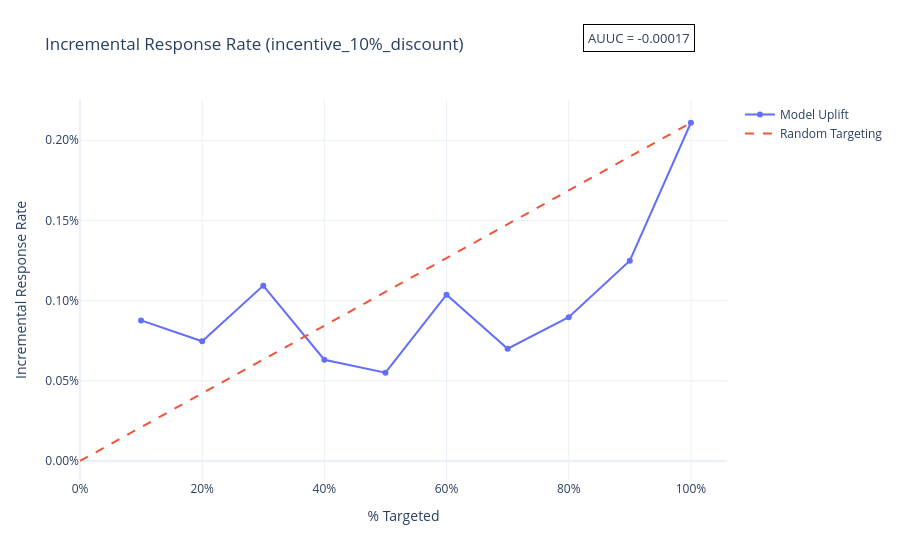
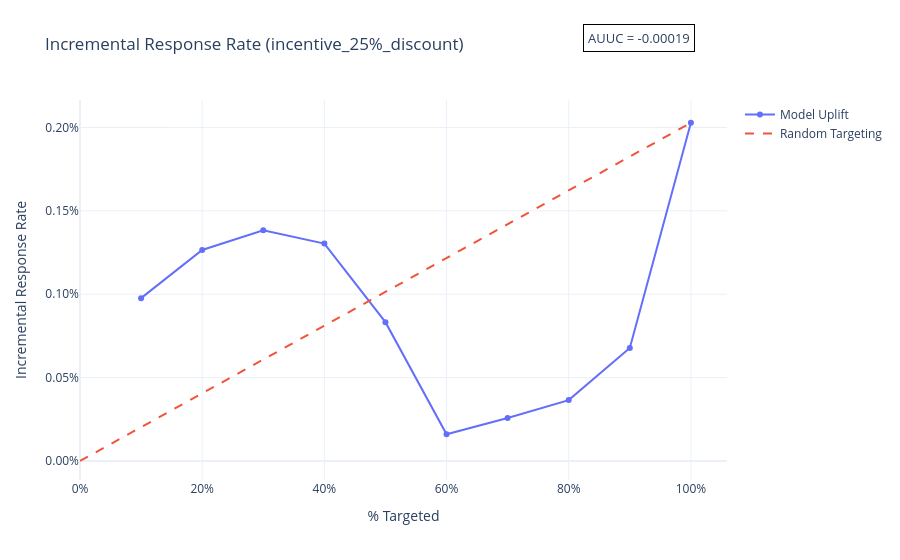
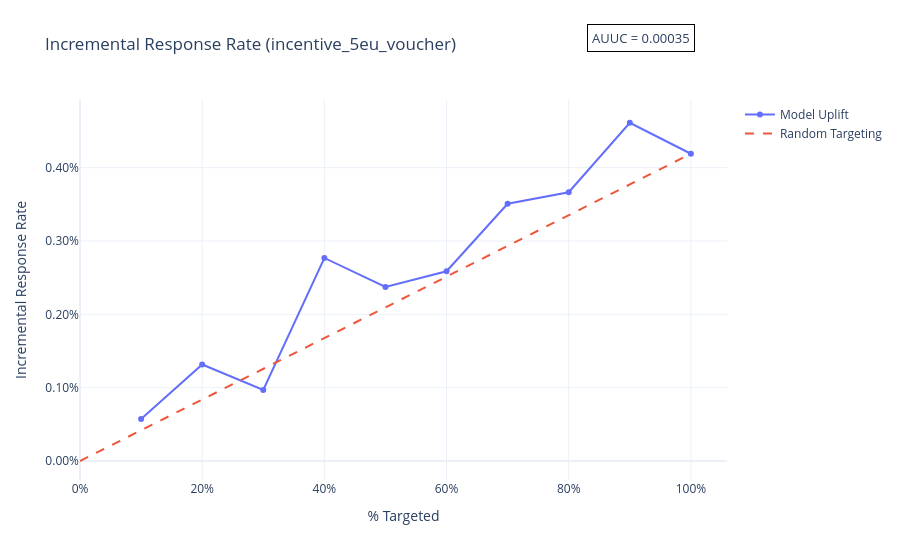
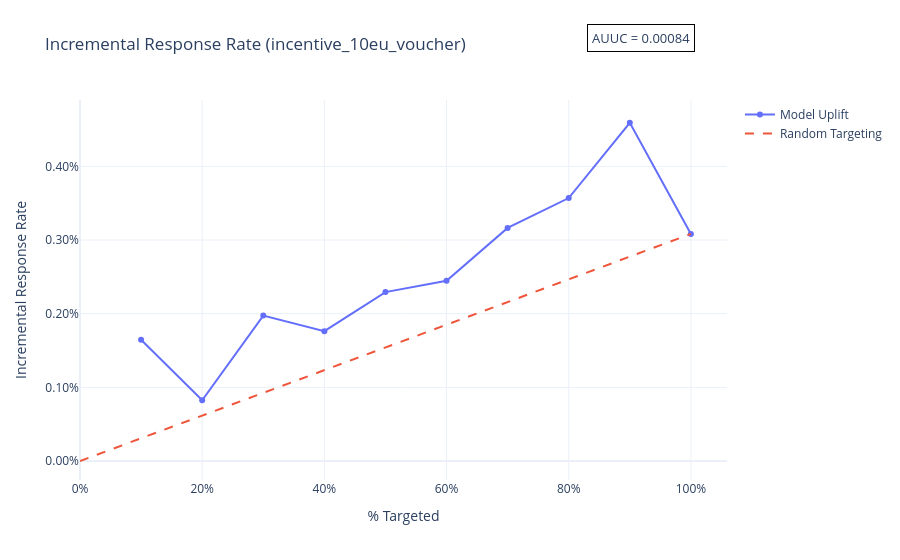

The notebook cell these images were saved under, in order:
### Code cell
pio.renderers.default = "jupyterlab"
out_dir = Path("Output/Output_qini_curves")
out_dir.mkdir(parents=True, exist_ok=True)

for k, qini_k in qini_bins.groupby("incentive_k", sort=False):
    fig = plot_incremental_response_rate(qini_k)

    incentive = f"incentive_{k}"
    fig.update_layout(
        title=f"Incremental Response Rate ({incentive})"
    )

    fig.write_html(out_dir / f"{incentive}_incremental_response_rate.html")

    fig.show()

### Figure 1 — Plotly figure (JSON) as saved in the notebook; plotly's stock layout.template omitted (floating-point values rounded to 4 significant figures)
{"data": [{"hovertemplate": "% Targeted=%{x}<br>Incremental Response Rate=%{y}<extra></extra>", "legendgroup": "", "line": {"color": "#636efa", "dash": "solid"}, "marker": {"symbol": "circle"}, "mode": "lines+markers", "name": "Model Uplift", "orientation": "v", "showlegend": true, "type": "scatter", "x": [0.1, 0.2, 0.3, 0.4, 0.5, 0.6, 0.7, 0.8, 0.9, 1.0], "xaxis": "x", "y": [0.0008767, 0.0007464, 0.001094, 0.0006315, 0.0005508, 0.001037, 0.0006999, 0.0008967, 0.001249, 0.002109], "yaxis": "y"}, {"line": {"dash": "dash"}, "mode": "lines", "name": "Random Targeting", "type": "scatter", "x": [0, 1], "y": [0, 0.002109]}], "layout": {"annotations": [{"bgcolor": "white", "bordercolor": "black", "borderpad": 4, "borderwidth": 1, "font": {"size": 13}, "showarrow": false, "text": "AUUC = -0.00017", "x": 0.95, "xref": "paper", "y": 1.2, "yref": "paper"}], "legend": {"title": {"text": ""}, "tracegroupgap": 0}, "title": {"text": "Incremental Response Rate (incentive_10%_discount)"}, "xaxis": {"anchor": "y", "domain": [0, 1], "tickformat": ".0%", "title": {"text": "% Targeted"}}, "yaxis": {"anchor": "x", "domain": [0, 1], "tickformat": ".2%", "title": {"text": "Incremental Response Rate"}}}}

### Figure 2 — Plotly figure (JSON) as saved in the notebook; plotly's stock layout.template omitted (floating-point values rounded to 4 significant figures)
{"data": [{"hovertemplate": "% Targeted=%{x}<br>Incremental Response Rate=%{y}<extra></extra>", "legendgroup": "", "line": {"color": "#636efa", "dash": "solid"}, "marker": {"symbol": "circle"}, "mode": "lines+markers", "name": "Model Uplift", "orientation": "v", "showlegend": true, "type": "scatter", "x": [0.1, 0.2, 0.3, 0.4, 0.5, 0.6, 0.7, 0.8, 0.9, 1.0], "xaxis": "x", "y": [0.0009765, 0.001265, 0.001384, 0.001303, 0.0008326, 0.00016, 0.0002575, 0.0003652, 0.000678, 0.002028], "yaxis": "y"}, {"line": {"dash": "dash"}, "mode": "lines", "name": "Random Targeting", "type": "scatter", "x": [0, 1], "y": [0, 0.002028]}], "layout": {"annotations": [{"bgcolor": "white", "bordercolor": "black", "borderpad": 4, "borderwidth": 1, "font": {"size": 13}, "showarrow": false, "text": "AUUC = -0.00019", "x": 0.95, "xref": "paper", "y": 1.2, "yref": "paper"}], "legend": {"title": {"text": ""}, "tracegroupgap": 0}, "title": {"text": "Incremental Response Rate (incentive_25%_discount)"}, "xaxis": {"anchor": "y", "domain": [0, 1], "tickformat": ".0%", "title": {"text": "% Targeted"}}, "yaxis": {"anchor": "x", "domain": [0, 1], "tickformat": ".2%", "title": {"text": "Incremental Response Rate"}}}}

### Figure 3 — Plotly figure (JSON) as saved in the notebook; plotly's stock layout.template omitted (floating-point values rounded to 4 significant figures)
{"data": [{"hovertemplate": "% Targeted=%{x}<br>Incremental Response Rate=%{y}<extra></extra>", "legendgroup": "", "line": {"color": "#636efa", "dash": "solid"}, "marker": {"symbol": "circle"}, "mode": "lines+markers", "name": "Model Uplift", "orientation": "v", "showlegend": true, "type": "scatter", "x": [0.1, 0.2, 0.3, 0.4, 0.5, 0.6, 0.7, 0.8, 0.9, 1.0], "xaxis": "x", "y": [0.000571, 0.001316, 0.0009682, 0.002768, 0.002372, 0.002587, 0.003508, 0.003664, 0.004612, 0.00419], "yaxis": "y"}, {"line": {"dash": "dash"}, "mode": "lines", "name": "Random Targeting", "type": "scatter", "x": [0, 1], "y": [0, 0.00419]}], "layout": {"annotations": [{"bgcolor": "white", "bordercolor": "black", "borderpad": 4, "borderwidth": 1, "font": {"size": 13}, "showarrow": false, "text": "AUUC = 0.00035", "x": 0.95, "xref": "paper", "y": 1.2, "yref": "paper"}], "legend": {"title": {"text": ""}, "tracegroupgap": 0}, "title": {"text": "Incremental Response Rate (incentive_5eu_voucher)"}, "xaxis": {"anchor": "y", "domain": [0, 1], "tickformat": ".0%", "title": {"text": "% Targeted"}}, "yaxis": {"anchor": "x", "domain": [0, 1], "tickformat": ".2%", "title": {"text": "Incremental Response Rate"}}}}

### Figure 4 — Plotly figure (JSON) as saved in the notebook; plotly's stock layout.template omitted (floating-point values rounded to 4 significant figures)
{"data": [{"hovertemplate": "% Targeted=%{x}<br>Incremental Response Rate=%{y}<extra></extra>", "legendgroup": "", "line": {"color": "#636efa", "dash": "solid"}, "marker": {"symbol": "circle"}, "mode": "lines+markers", "name": "Model Uplift", "orientation": "v", "showlegend": true, "type": "scatter", "x": [0.1, 0.2, 0.3, 0.4, 0.5, 0.6, 0.7, 0.8, 0.9, 1.0], "xaxis": "x", "y": [0.001647, 0.0008238, 0.001975, 0.001762, 0.002293, 0.002447, 0.003164, 0.00357, 0.004592, 0.003083], "yaxis": "y"}, {"line": {"dash": "dash"}, "mode": "lines", "name": "Random Targeting", "type": "scatter", "x": [0, 1], "y": [0, 0.003083]}], "layout": {"annotations": [{"bgcolor": "white", "bordercolor": "black", "borderpad": 4, "borderwidth": 1, "font": {"size": 13}, "showarrow": false, "text": "AUUC = 0.00084", "x": 0.95, "xref": "paper", "y": 1.2, "yref": "paper"}], "legend": {"title": {"text": ""}, "tracegroupgap": 0}, "title": {"text": "Incremental Response Rate (incentive_10eu_voucher)"}, "xaxis": {"anchor": "y", "domain": [0, 1], "tickformat": ".0%", "title": {"text": "% Targeted"}}, "yaxis": {"anchor": "x", "domain": [0, 1], "tickformat": ".2%", "title": {"text": "Incremental Response Rate"}}}}
